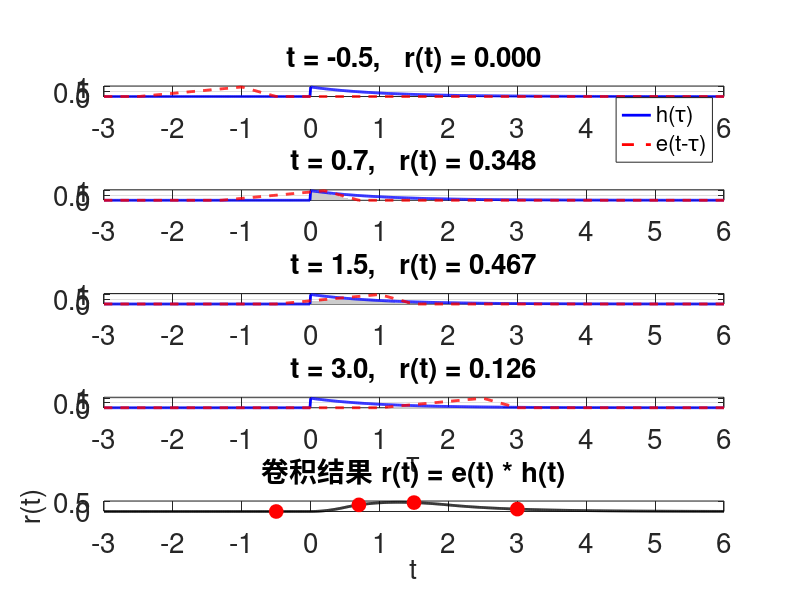

Source code (MATLAB):
clear;
close all;
clc;


% ex03_08.m  |  例3.8 · 卷积图解  |  AI 生成，已校验，R2023b
% 例3.8 卷积图解：r(t)=e(t)*h(t) 的反褶-移位-相乘-积分过程
% e(t)：不对称三角脉冲（0~0.5 升到 1、0.5~2 降回 0）；h(t)=exp(-t)u(t)
e = @(x) (x>=0 & x<=0.5).*(x/0.5) + (x>0.5 & x<=2).*((2-x)/1.5);  % 用函数句柄定义信号，便于对不同自变量求值
hfun = @(x) exp(-x).*(x>=0);

dt    = 0.01;
tau   = -3:dt:6;        % 积分变量 tau 的网格
h_tau = hfun(tau);      % 固定的 h(tau)

% 在每个时刻 t 上，按定义 r(t)=积分 h(tau)e(t-tau)dtau 求乘积曲线下的面积
tr = -3:dt:6;
r  = zeros(size(tr));
for k = 1:numel(tr)
    es   = e(tr(k) - tau);            % e(t-tau)：一步完成反褶(-tau)+右移(t)
    r(k) = trapz(tau, h_tau .* es);   % 乘积的面积（trapz 梯形法数值积分）
end

t_snap = [-0.5 0.7 1.5 3.0];          % 四个代表时刻：未重叠 / 上升 / 过峰 / 移出
figure('Position',[100 100 900 1750]);% 5 个子图竖排，按子图数加高画布、避免过扁
N = numel(t_snap);
for i = 1:N
    subplot(N+1,1,i);
    es = e(t_snap(i) - tau);          % 该时刻反褶移位后的 e(t-tau)
    pr = h_tau .* es;                 % 乘积
    fill([tau fliplr(tau)], [zeros(size(pr)) fliplr(pr)], [.80 .80 .80], 'EdgeColor','none'); hold on;  % 乘积阴影
    p1 = plot(tau, h_tau, 'b-', 'LineWidth',2);   % h(tau)
    p2 = plot(tau, es,    'r--','LineWidth',2);   % e(t-tau)
    grid on; xlim([-3 6]); ylim([0 1.1]); xticks(-3:6); yticks([0 0.5 1]);
    set(gca,'FontSize',20);
    title(sprintf('t = %.1f,   r(t) = %.3f', t_snap(i), trapz(tau,pr)),'FontSize',20);  % 标题标出该时刻乘积面积
    if i==1, legend([p1 p2],{'h(\tau)','e(t-\tau)'},'FontSize',16,'Location','northeast'); end
    if i==N, xlabel('\tau','FontSize',20); end
    hold off;
end
subplot(N+1,1,N+1);                   % 第 5 格：完整 r(t)
plot(tr, r, 'k-', 'LineWidth',2); hold on;
rs = zeros(size(t_snap));             % 各快照时刻的 r 值
for i = 1:N, rs(i) = trapz(tau, h_tau.*e(t_snap(i)-tau)); end
plot(t_snap, rs, 'ro', 'MarkerFaceColor','r', 'MarkerSize',10);  % 标出各快照的 r 值
grid on; xlim([-3 6]); ylim([0 0.55]); xticks(-3:6); yticks([0 0.5]);
set(gca,'FontSize',20);
xlabel('t','FontSize',20); ylabel('r(t)','FontSize',20);
title('卷积结果 r(t) = e(t) * h(t)','FontSize',20);
hold off;
